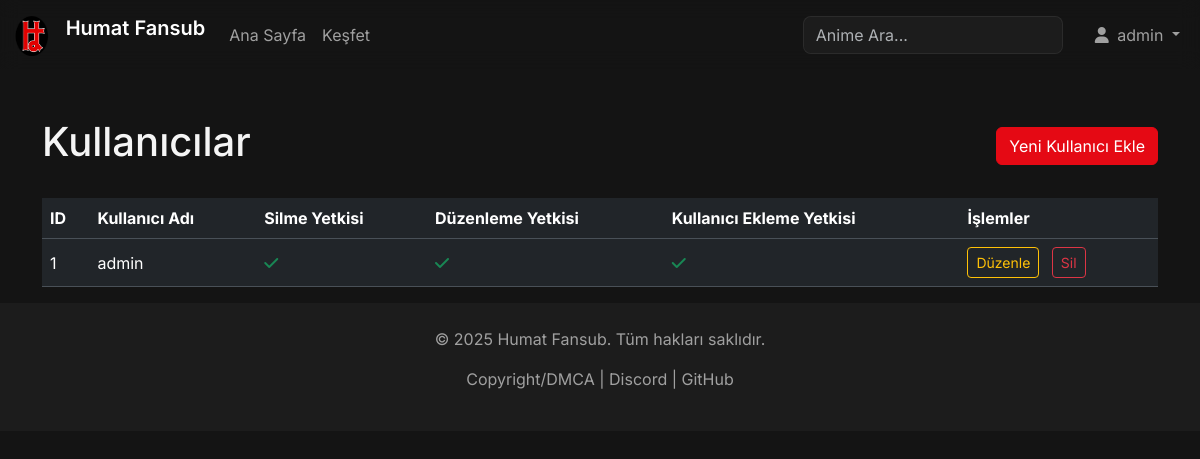
Screenshot of /users (signed in) with the database file from the repository.
### models.py (models this page shows, shortened)
class User(db.Model):
    id = db.Column(db.Integer, primary_key=True)
    username = db.Column(db.String(80), unique=True, nullable=False)
    password = db.Column(db.String(200), nullable=False)
    can_delete = db.Column(db.Boolean, default=False)
    can_edit = db.Column(db.Boolean, default=False)
    can_add_user = db.Column(db.Boolean, default=False)
    logs = db.relationship('Log', backref='user', lazy=True)
    watchlist_animes = db.relationship('Anime', secondary=watchlist, lazy='subquery',
        backref=db.backref('watchlisted_by', lazy=True))
    ratings = db.relationship('Rating', backref='user', lazy=True)

### app.py (the view)
@app.route('/users')
@login_required
@admin_required
def users():
    if not current_user.can_add_user:
        flash('Bu sayfayı görüntüleme yetkiniz yok.', 'danger')
        return redirect(url_for('index'))
    users = User.query.all()
    return render_template('users.html', users=users)

### app.py (called while the page is built)
def admin_required(f):
    @wraps(f)
    def decorated_function(*args, **kwargs):
        if not current_user.is_authenticated or not (current_user.can_add_user or current_user.can_edit or current_user.can_delete):
            flash('Bu sayfayı görüntüleme yetkiniz yok.', 'danger')
            return redirect(url_for('index'))
        return f(*args, **kwargs)
    return decorated_function

@login_manager.user_loader
def load_user(user_id):
    return User.query.get(int(user_id))

### templates/users.html (shortened to what this page needs)
{% extends "base.html" %}
{% block content %}
<div class="container mt-5">
    <div class="d-flex justify-content-between align-items-center mb-4">
        <h1>Kullanıcılar</h1>
        <a href="{{ url_for('add_user') }}" class="btn btn-primary">Yeni Kullanıcı Ekle</a>
    </div>
    <div class="table-responsive">
        <table class="table table-hover align-middle">
            <thead>
                <tr>
                    <th>ID</th>
                    <th>Kullanıcı Adı</th>
                    <th>Silme Yetkisi</th>
                    <th>Düzenleme Yetkisi</th>
                    <th>Kullanıcı Ekleme Yetkisi</th>
                    <th>İşlemler</th>
                </tr>
            </thead>
            <tbody>
                {% for user in users %}
                <tr>
                    <td>{{ user.id }}</td>
                    <td>{{ user.username }}</td>
                    <td><i class="fas {{ 'fa-check text-success' if user.can_delete else 'fa-times text-danger' }}"></i></td>
                    <td><i class="fas {{ 'fa-check text-success' if user.can_edit else 'fa-times text-danger' }}"></i></td>
                    <td><i class="fas {{ 'fa-check text-success' if user.can_add_user else 'fa-times text-danger' }}"></i></td>
                    <td>
                        <a href="{{ url_for('edit_user', user_id=user.id) }}" class="btn btn-sm btn-outline-warning me-2">Düzenle</a>
                        <form action="{{ url_for('delete_user', user_id=user.id) }}" method="post" class="d-inline" onsubmit="return confirm('Bu kullanıcıyı silmek istediğinize emin misiniz?');">
                            <button type="submit" class="btn btn-sm btn-outline-danger">Sil</button>
                        </form>
                    </td>
                </tr>
                {% endfor %}
            </tbody>
        </table>
    </div>
</div>
{% endblock %}

### templates/base.html (shortened to what this page needs)
<!DOCTYPE html>
<html lang="en" data-bs-theme="dark">
<head>
    <link href="https://cdn.jsdelivr.net/npm/bootstrap@5.3.3/dist/css/bootstrap.min.css" rel="stylesheet">
    <link rel="stylesheet" href="https://cdnjs.cloudflare.com/ajax/libs/font-awesome/6.5.2/css/all.min.css" />
    <link rel="stylesheet" href="{{ url_for('static', filename='css/custom.css') }}">
</head>
<body>
    <header>
        <nav class="navbar navbar-expand-lg fixed-top navbar-dark">
            <div class="container-fluid">
                <a class="navbar-brand" href="{{ url_for('index') }}">
                    <img src="{{ url_for('static', filename='images/logo.png') }}" alt="Logo" width="40" height="40" class="d-inline-block align-text-top">
                    <span class="ms-2">Humat Fansub</span>
                </a>
                <div class="collapse navbar-collapse" id="navbarNav">
                    <ul class="navbar-nav me-auto mb-2 mb-lg-0">
                        <li class="nav-item">
                            <a class="nav-link" href="{{ url_for('index') }}">Ana Sayfa</a>
                        </li>
                        <li class="nav-item">
                            <a class="nav-link" href="{{ url_for('animes') }}">Keşfet</a>
                        </li>
                    </ul>
                    <form class="d-flex me-3" action="{{ url_for('animes') }}" method="GET">
                        <input class="form-control me-2" type="search" name="query" placeholder="Anime Ara..." aria-label="Search">
                    </form>
                    <ul class="navbar-nav">
                        {% if current_user.is_authenticated %}
                        <li class="nav-item dropdown">
                            <a class="nav-link dropdown-toggle" href="#" id="navbarDropdown" role="button" data-bs-toggle="dropdown" aria-expanded="false">
                                <i class="fas fa-user me-1"></i> {{ current_user.username }}
                            </a>
                        </li>
                        {% endif %}
                    </ul>
                </div>
            </div>
        </nav>
    </header>
    <main>
        {% block content %}{% endblock %}
    </main>
    <footer class="text-center py-4 mt-auto">
        <div class="container">
            <p>&copy; 2025 Humat Fansub. Tüm hakları saklıdır.</p>
            <p>
                <a href="{{ url_for('copyright') }}">Copyright/DMCA</a> |
                <a href="https://discord.gg/SaKSmuZkAf" target="_blank">Discord</a> |
                <a href="https://github.com/Berke-aras/AnimeFansub-Dizi-Film-Platformu" target="_blank">GitHub</a>
            </p>
        </div>
    </footer>
</body>
</html>

### static/css/custom.css (style rules this page uses)
:root { --primary-color: #e50914; --dark-color: #141414; --light-dark-color: #1c1c1c; --text-color: #f5f5f5; --text-muted-color: #a0a0a0; }
body { background-color: var(--dark-color); color: var(--text-color); font-family: "Inter", sans-serif; padding-top: 70px; }
.navbar { background-color: rgba(20, 20, 20, 0.7); backdrop-filter: blur(10px); -webkit-backdrop-filter: blur(10px); transition: background-color 0.3s ease; }
.navbar-brand span { font-weight: 600; }
.nav-link { color: var(--text-muted-color); transition: color 0.3s ease; }
.btn-primary { background-color: var(--primary-color); border-color: var(--primary-color); transition: background-color 0.3s ease, border-color 0.3s ease; }
.form-control { background-color: var(--light-dark-color); border: 1px solid rgba(255, 255, 255, 0.1); color: var(--text-color); border-radius: 8px; transition: border-color 0.3s ease, box-shadow 0.3s ease; }
footer { background-color: var(--light-dark-color); color: var(--text-muted-color); }
footer a { color: var(--text-muted-color); text-decoration: none; transition: color 0.3s ease; }

### rows the page displays
User: username "admin", id "1", can_delete True (drawn), can_edit True (drawn), can_add_user True (drawn)
